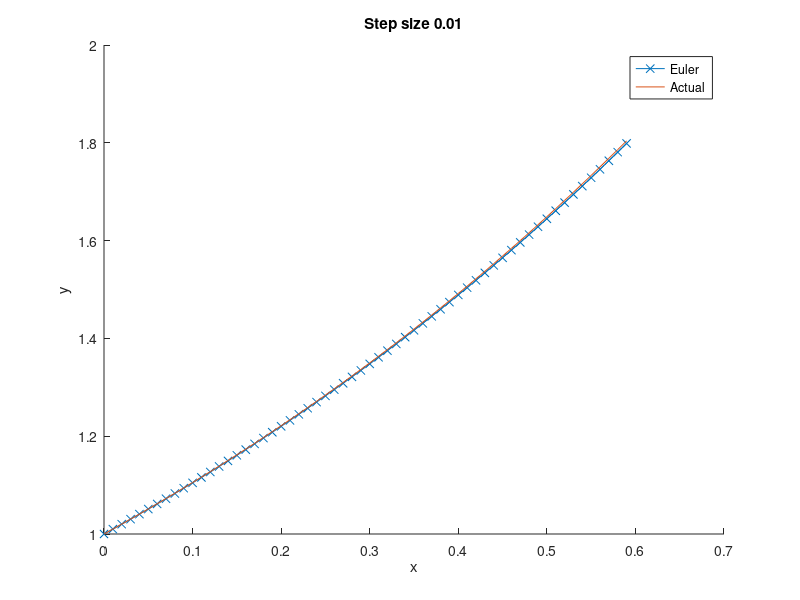
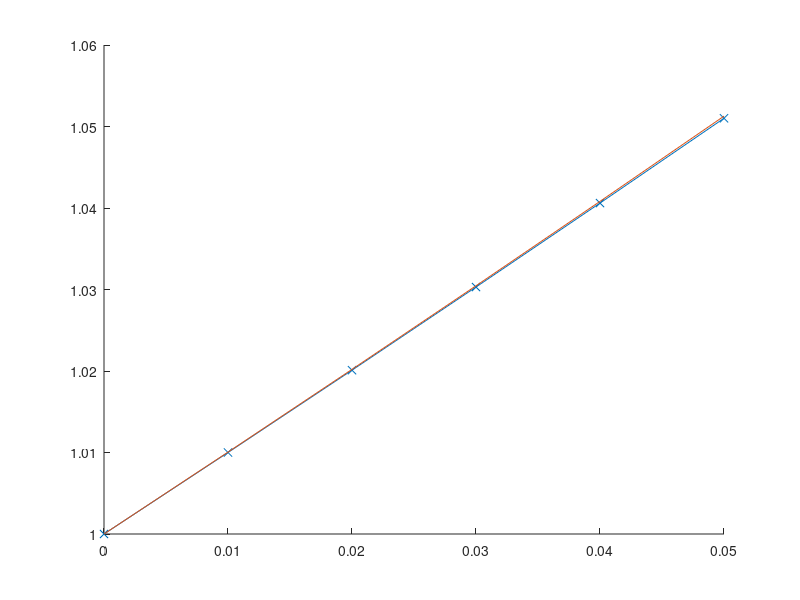
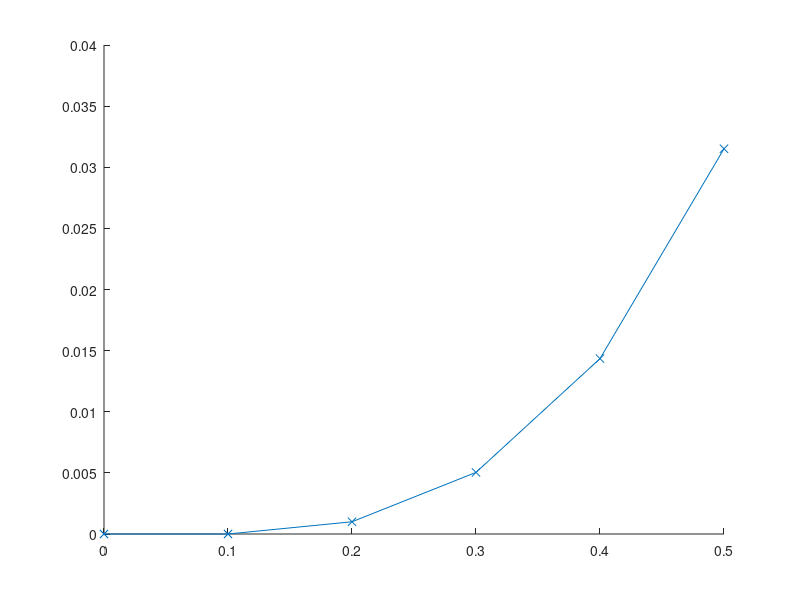

Reproduce these figures in MATLAB, in order.
%% question 1

h=0.01; %step size
N=60; %number of steps

x=0:h:h*(N-1); %x values start at 0

y=zeros(N,1); %initialise

y(1)=1; %initial conditions y(x=0)=1

%eulers iterations for equation y'=y
for iStep=1:N-1
    ydash(iStep)=y(iStep); % current value y'=y
    y(iStep+1)=y(iStep)+h*ydash(iStep); % next value
end

%analytical solution
yactual=exp(x);

figure;
hold all
plot(x,y,'-x')
plot(x,yactual);
hold off
xlabel('x')
ylabel('y')
legend('Euler','Actual')
title(['Step size ' num2str(h)]);




%% question 2

h=0.01; %step size
N=6; %number of steps

x=0:h:h*(N-1); %x values start at 0

y=zeros(N,1); %initialise

y(1)=1; %initial conditions y(x=0)=1

%eulers iterations for equation y'=y
for iStep=1:N-1
    ydash=y(iStep); % current value y'=y
    y(iStep+1)=y(iStep)+h*ydash; % next value
end

%analytical solution
yactual=exp(x);

figure;
hold all
plot(x,y,'-x')
plot(x,yactual);
hold off


%% question 3

h=0.1; %step size
N=6; %number of steps

x=0:h:h*(N-1); %x values start at 0

y=zeros(N,1); %initialise

y(1)=0; %initial conditions y(x=0)=0

%eulers iterations for equation y'=(y-x)^2
for iStep=1:N-1
    ydash=(y(iStep)-x(iStep))^2; % current value y'=(y-x)^2
    y(iStep+1)=y(iStep)+h*ydash; % next value
end

%% question 4

h=0.1; %step size
N=6; %number of steps

x=0:h:h*(N-1); %x values start at 0

y=zeros(N,1); %initialise
ydash=y;
hydash=y;

y(1)=0; %initial conditions y(x=0)=0

%eulers iterations for equation y'=(y+x)^2
for iStep=1:N-1
    ydash(iStep)=(y(iStep)+x(iStep))^2; % current value y'=(y+x)^2
    hydash(iStep)=+h*ydash(iStep); 
    y(iStep+1)=y(iStep)+ hydash(iStep);% next value
end

figure;
hold all
plot(x,y,'-x')
% plot(x,yactual);
hold off
